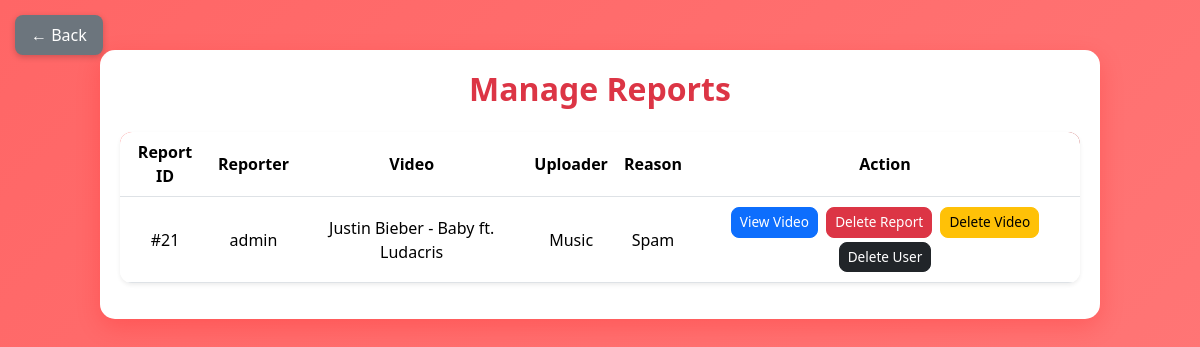
Page /managereports.php on the committed database.
### tables this page shows
CREATE TABLE `report` (
  `Reprot_id` int(10) NOT NULL,
  `video_id` int(10) NOT NULL,
  `user_id` int(10) NOT NULL,
  `Reason_for_Reporting` varchar(50) NOT NULL,
  `Additional_Details` varchar(50) NOT NULL
);

CREATE TABLE `user` (
  `user_id` int(11) NOT NULL,
  `username` varchar(100) NOT NULL,
  `email` varchar(255) NOT NULL,
  `password` varchar(255) NOT NULL,
  `about` text DEFAULT NULL,
  `dp_url` varchar(255) DEFAULT 'assets/img/dp/default.png',
  `role` varchar(50) DEFAULT 'user',
  `is_premium` tinyint(1) DEFAULT 0,
  `subscribers` int(11) DEFAULT 0,
  `videos_uploaded` int(11) DEFAULT 0,
  `created_at` timestamp NOT NULL DEFAULT current_timestamp()
);

CREATE TABLE `video` (
  `video_id` int(11) NOT NULL,
  `user_id` int(10) NOT NULL,
  `title` varchar(255) NOT NULL,
  `description` text NOT NULL,
  `category` varchar(100) NOT NULL,
  `thumbnail_url` varchar(500) NOT NULL,
  `video_url` varchar(500) NOT NULL,
  `views` int(11) DEFAULT 0,
  `likes` int(11) DEFAULT 0,
  `time` datetime NOT NULL DEFAULT current_timestamp(),
  `username` varchar(50) NOT NULL
);

### managereports.php (the view, shortened to what this page needs)
<?php
include 'db.php';
$sql = "SELECT r.Reprot_id, r.Reason_for_Reporting, r.Additional_Details,
               ru.username AS reporter_name, ru.user_id AS reporter_id,
               v.title AS video_title, v.video_url, v.video_id,
               vu.username AS uploader_name, vu.user_id AS uploader_id
        FROM report r
        JOIN user ru ON r.user_id = ru.user_id     -- reporter
        JOIN video v ON r.video_id = v.video_id    -- video
        JOIN user vu ON v.user_id = vu.user_id     -- uploader
        ORDER BY r.Reprot_id DESC";
$result = $conn->query($sql);
?>
<!DOCTYPE html>
<html lang="en">
<head>
  <link href="https://cdn.jsdelivr.net/npm/bootstrap@5.3.3/dist/css/bootstrap.min.css" rel="stylesheet">
</head>
<body>
<div class="back-nav">
  <a href="index.php" class="btn-back">
    ← Back
  </a>
</div>
<div class="report-container">
  <h2 class="mb-4 text-danger fw-bold text-center">Manage Reports</h2>
  <table class="table table-hover text-center align-middle shadow-sm">
    <thead>
      <tr>
        <th>Report ID</th>
        <th>Reporter</th>
        <th>Video</th>
        <th>Uploader</th>
        <th>Reason</th>
        <th>Action</th>
      </tr>
    </thead>
    <tbody>
      <?php if ($result && $result->num_rows > 0): ?>
        <?php while ($row = $result->fetch_assoc()): ?>
          <tr>
            <td>#<?= $row['Reprot_id'] ?></td>
            <td><?= htmlspecialchars($row['reporter_name']) ?></td>
            <td><?= htmlspecialchars($row['video_title']) ?></td>
            <td><?= htmlspecialchars($row['uploader_name']) ?></td>
            <td><?= htmlspecialchars($row['Reason_for_Reporting']) ?></td>
            <td>
              <a href="view.php?id=<?= $row['video_id'] ?>" target="_blank" class="btn btn-sm btn-primary btn-action">View Video</a>
              <a href="managereports.php?delete_report_id=<?= $row['Reprot_id'] ?>" class="btn btn-sm btn-danger btn-action" onclick="return confirm('Delete this report?')">Delete Report</a>
              <a href="managereports.php?delete_video_id=<?= $row['video_id'] ?>" class="btn btn-sm btn-warning btn-action" onclick="return confirm('Delete this video?')">Delete Video</a>
              <a href="managereports.php?delete_user_id=<?= $row['uploader_id'] ?>" class="btn btn-sm btn-dark btn-action" onclick="return confirm('Delete this user?')">Delete User</a>
            </td>
          </tr>
        <?php endwhile; ?>
      <?php else: ?>
        <tr><td colspan="6" class="text-muted">No reports found</td></tr>
      <?php endif; ?>
    </tbody>
  </table>
</div>
</body>
</html>

### managereports.php (style rules this page uses)
body { margin:0; font-family:'Segoe UI',sans-serif; min-height:100vh; display:flex; justify-content:center; align-items:flex-start; padding:50px 0; overflow-x:hidden; }
body::before { content:""; position:fixed; top:0; left:0; width:200%; height:200%; background:linear-gradient(-45deg,#ffe0e0,#ffcccc,#ff9999,#ff6666); background-size:400% 400%; animation:gradientFlow 12s ease infinite; z-index:0; }
.report-container { position:relative; z-index:1; background:#fff; padding:30px; border-radius:15px; box-shadow:0 8px 25px rgba(255,0,0,0.2); width:90%; max-width:1000px; }
.table { background:#fff; border-radius:12px; overflow:hidden; }
.table thead { background:linear-gradient(90deg,#ff4d4d,#b22222); color:#fff; }
.btn-action { margin:2px; font-size:.85rem; border-radius:8px; transition:.2s; }
a.btn-back { position: fixed; top: 15px; left: 15px; background-color: #6c757d; color: #fff; padding: 8px 16px; border-radius: 8px; font-size: 16px; font-weight: 500; text-decoration: none; box-shadow: 0 2px 6px rgba(0,0,0,0.2); transition: background-color 0.2s ease-in-out, transform 0.1s ease-in-out; z-index: 9999; }
body { margin: 0; font-family: 'Segoe UI', Tahoma, Geneva, Verdana, sans-serif; min-height: 100vh; display: flex; justify-content: center; align-items: flex-start; padding: 50px 0; overflow-x: hidden; }
.report-container { position: relative; z-index: 1; background: #fff; padding: 20px; border-radius: 15px; box-shadow: 0 8px 25px rgba(255,0,0,0.2); width: 90%; max-width: 1000px; }
.table { width: 100%; background: #fff; border-radius: 12px; overflow: hidden; }
.table thead { background: linear-gradient(90deg,#ff4d4d,#b22222); color: #fff; }
.table td, .table th { vertical-align: middle; }
.btn-action { margin: 2px; font-size: .85rem; border-radius: 8px; transition: .2s; }

### rows in the picture
report: Reprot_id "21", user.username "admin", video.title "Justin Bieber - Baby ft. Ludacris", user.username "Music", Reason_for_Reporting "Spam"
